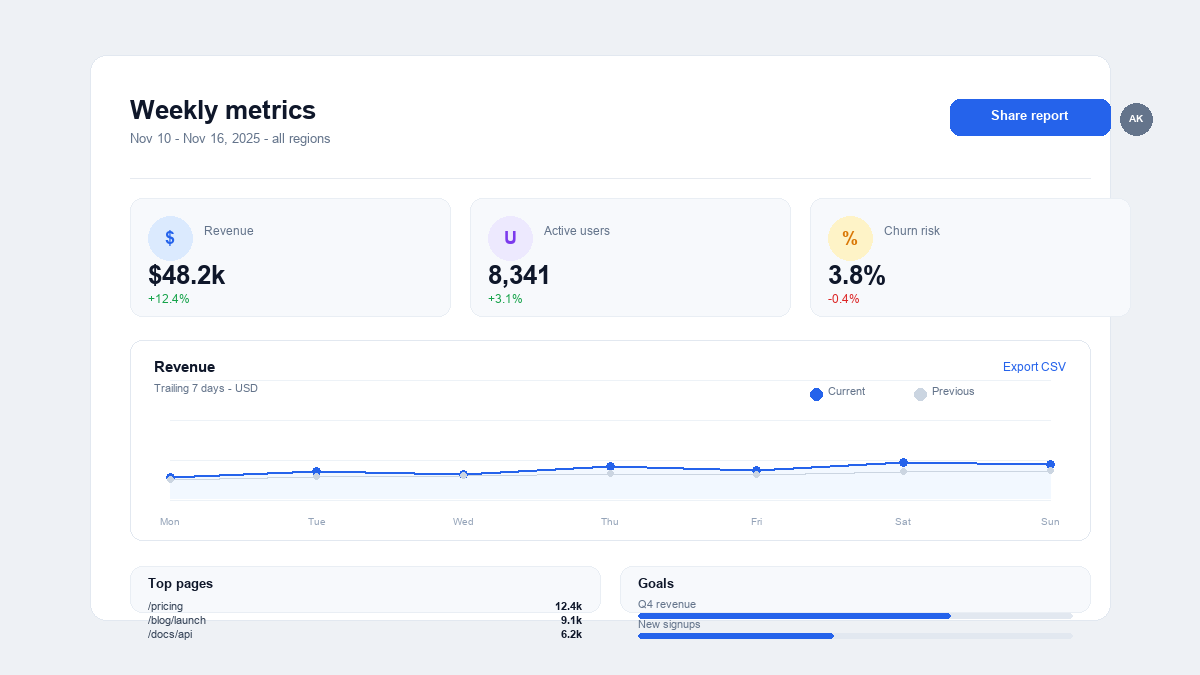
#> input picture evals/aspect-abuse/control.png, 1200 x 675 px
$ python make_letterbox.py
#> lines starting #> are read from the running program, lines starting #| are printed output that depends on the picture
# /// script
# requires-python = ">=3.11"
# dependencies = ["pillow"]
# ///
"""Rebuild the aspect-abuse eval's letterboxed control variant.

evals/aspect-abuse/VERDICT.md's confound probe: the SAME 1200x675 source
contain-fit into the SAME 1000x1000 canvas the defect uses — uniform
scale (1000x562), 219px page-background bars top/bottom. This is what
the agent *should* have shipped at that canvas size. The eval built it
at /tmp/ab_letterbox.png (ephemeral); this script regenerates it
deterministically so the anisotropy-census control is reproducible.

The bars use APP_BG (238,241,245) — the source's own page background —
matching the eval probe exactly.

Run from repo root:
    uv run detectors/anisotropy-census/make_letterbox.py
"""

from pathlib import Path

from PIL import Image

HERE = Path(__file__).resolve().parent
SRC = HERE.parent.parent / "evals" / "aspect-abuse" / "control.png"
OUT = HERE / "letterbox-1000.png"

CANVAS = 1000
APP_BG = (238, 241, 245)  # same page background as make_images.py


def main() -> None:
    src = Image.open(SRC).convert("RGB")
#> src is the input picture: PIL image 1200x675 RGB; mean R, G, B 243, 245.4, 249.4
    sw, sh = src.size
#> sw = 1200; sh = 675
    scale = min(CANVAS / sw, CANVAS / sh)
#> scale = 0.833
    fw, fh = round(sw * scale), round(sh * scale)
#> fw = 1000; fh = 562
    fitted = src.resize((fw, fh), Image.BILINEAR)
    canvas = Image.new("RGB", (CANVAS, CANVAS), APP_BG)
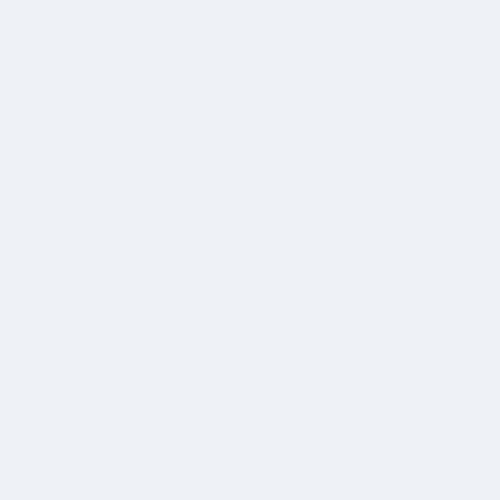
#> canvas: PIL image 1000x1000 RGB (shown at 1/2 size); mean R, G, B 238, 241, 245
    canvas.paste(fitted, ((CANVAS - fw) // 2, (CANVAS - fh) // 2))
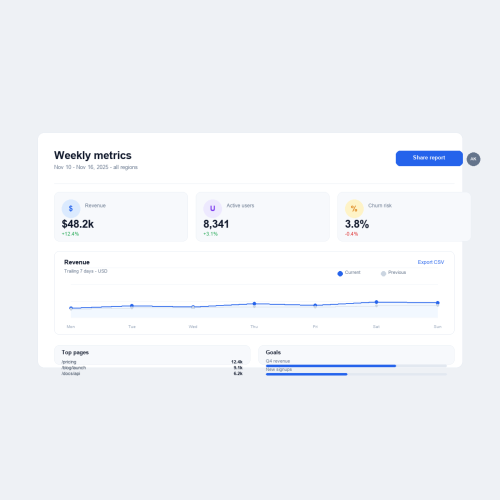
#> canvas: PIL image 1000x1000 RGB (shown at 1/2 size); mean R, G, B 240.8, 243.5, 247.5
    canvas.save(OUT)
    print(f"{OUT}: canvas={CANVAS}x{CANVAS} fitted={fw}x{fh} "
          f"scale={scale:.4f} bars={(CANVAS - fh) // 2}px top/bottom")
#| detectors/anisotropy-census/letterbox-1000.png: canvas=1000x1000 fitted=1000x562 scale=0.8333 bars=219px top/bottom


if __name__ == "__main__":
    main()
